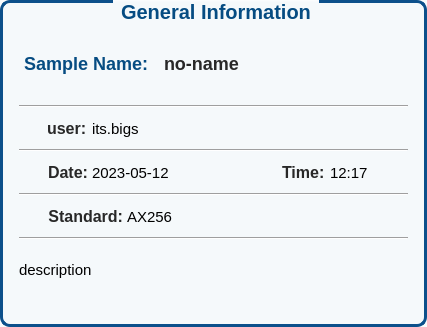
                <widget class="QGroupBox" name="groupBox_7">
                 <property name="styleSheet">
                  <string notr="true">QGroupBox
{
    font-size: 20px;
    font-weight: bold;
	border: 3px solid rgb(12, 80, 139);
	border-radius: 10px;
	padding: 20px 5px;
	background-color:rgba(12, 80, 139,5);
}

QGroupBox::title {
    subcontrol-origin: margin;
    subcontrol-position: top center; /* position at the top center */
    padding: 0 5px;
    color: rgb(6, 76, 130);

}

QLabel{
	font-size:15px;

}</string>
                 </property>
                 <property name="title">
                  <string>General Information</string>
                 </property>
                 <layout class="QVBoxLayout" name="verticalLayout_34">
                  <property name="leftMargin">
                   <number>11</number>
                  </property>
                  <property name="topMargin">
                   <number>25</number>
                  </property>
                  <property name="bottomMargin">
                   <number>25</number>
                  </property>
                  <item>
                   <layout class="QHBoxLayout" name="horizontalLayout_46">
                    <property name="leftMargin">
                     <number>0</number>
                    </property>
                    <property name="topMargin">
                     <number>0</number>
                    </property>
                    <item>
                     <widget class="QLabel" name="label_6">
                      <property name="styleSheet">
                       <string notr="true">font-size: 18px;
font-weight: bold;
color: rgb(6, 76, 130);
margin: 5px 0px;</string>
                      </property>
                      <property name="text">
                       <string>Sample Name:</string>
                      </property>
                      <property name="alignment">
                       <set>Qt::AlignRight|Qt::AlignTrailing|Qt::AlignVCenter</set>
                      </property>
                      <property name="title" stdset="0">
                       <bool>true</bool>
                      </property>
                     </widget>
                    </item>
                    <item>
                     <widget class="QLabel" name="sreportpage_name_lbl">
                      <property name="styleSheet">
                       <string notr="true">font-size: 18px;
font-weight: bold;
color: rgb(40, 40, 40);
margin: 5px 0px;</string>
                      </property>
                      <property name="text">
                       <string>no-name</string>
                      </property>
                     </widget>
                    </item>
                    <item>
                     <spacer name="horizontalSpacer_76">
                      <property name="orientation">
                       <enum>Qt::Horizontal</enum>
                      </property>
                      <property name="sizeHint" stdset="0">
                       <size>
                        <width>40</width>
                        <height>20</height>
                       </size>
                      </property>
                     </spacer>
                    </item>
                   </layout>
                  </item>
                  <item>
                   <spacer name="verticalSpacer_30">
                    <property name="orientation">
                     <enum>Qt::Vertical</enum>
                    </property>
                    <property name="sizeType">
                     <enum>QSizePolicy::Fixed</enum>
                    </property>
                    <property name="sizeHint" stdset="0">
                     <size>
                      <width>20</width>
                      <height>20</height>
                     </size>
                    </property>
                   </spacer>
                  </item>
                  <item>
                   <widget class="Line" name="line_5">
                    <property name="minimumSize">
                     <size>
                      <width>0</width>
                      <height>3</height>
                     </size>
                    </property>
                    <property name="orientation">
                     <enum>Qt::Horizontal</enum>
                    </property>
                   </widget>
                  </item>
                  <item>
                   <layout class="QHBoxLayout" name="horizontalLayout_48">
                    <property name="spacing">
                     <number>0</number>
                    </property>
                    <property name="topMargin">
                     <number>0</number>
                    </property>
                    <item>
                     <spacer name="horizontalSpacer_81">
                      <property name="orientation">
                       <enum>Qt::Horizontal</enum>
                      </property>
                      <property name="sizeType">
                       <enum>QSizePolicy::Maximum</enum>
                      </property>
                      <property name="sizeHint" stdset="0">
                       <size>
                        <width>15</width>
                        <height>20</height>
                       </size>
                      </property>
                     </spacer>
                    </item>
                    <item>
                     <widget class="QLabel" name="label_44">
                      <property name="styleSheet">
                       <string notr="true">max-width:30px;
max-height:30px;</string>
                      </property>
                      <property name="text">
                       <string/>
                      </property>
                      <property name="pixmap">
                       <pixmap resource="Assets/Assets.qrc">:/assets/icons/icons8-user-gray-50.png</pixmap>
                      </property>
                      <property name="scaledContents">
                       <bool>true</bool>
                      </property>
                     </widget>
                    </item>
                    <item>
                     <widget class="QLabel" name="label_67">
                      <property name="styleSheet">
                       <string notr="true">font-size: 16px;
font-weight: bold;
color: rgb(40, 40, 40);
margin: 5px 0px;</string>
                      </property>
                      <property name="text">
                       <string>user:</string>
                      </property>
                     </widget>
                    </item>
                    <item>
                     <widget class="QLabel" name="sreportpage_user_lbl">
                      <property name="text">
                       <string>its.bigs</string>
                      </property>
                     </widget>
                    </item>
                    <item>
                     <spacer name="horizontalSpacer_82">
                      <property name="orientation">
                       <enum>Qt::Horizontal</enum>
                      </property>
                      <property name="sizeHint" stdset="0">
                       <size>
                        <width>40</width>
                        <height>20</height>
                       </size>
                      </property>
                     </spacer>
                    </item>
                   </layout>
                  </item>
                  <item>
                   <widget class="Line" name="line_4">
                    <property name="minimumSize">
                     <size>
                      <width>0</width>
                      <height>3</height>
                     </size>
                    </property>
                    <property name="orientation">
                     <enum>Qt::Horizontal</enum>
                    </property>
                   </widget>
                  </item>
                  <item>
                   <layout class="QHBoxLayout" name="horizontalLayout_47">
                    <property name="spacing">
                     <number>0</number>
                    </property>
                    <property name="topMargin">
                     <number>0</number>
                    </property>
                    <item>
                     <spacer name="horizontalSpacer_80">
                      <property name="orientation">
                       <enum>Qt::Horizontal</enum>
                      </property>
                      <property name="sizeType">
                       <enum>QSizePolicy::Maximum</enum>
                      </property>
                      <property name="sizeHint" stdset="0">
                       <size>
                        <width>15</width>
                        <height>20</height>
                       </size>
                      </property>
                     </spacer>
                    </item>
                    <item>
                     <widget class="QLabel" name="label_2">
                      <property name="styleSheet">
                       <string notr="true">max-width:30px;
max-height:30px;</string>
                      </property>
                      <property name="text">
                       <string/>
                      </property>
                      <property name="pixmap">
                       <pixmap resource="Assets/Assets.qrc">:/assets/icons/icons8-date-50.png</pixmap>
                      </property>
                      <property name="scaledContents">
                       <bool>true</bool>
                      </property>
                     </widget>
                    </item>
                    <item>
                     <widget class="QLabel" name="label_41">
                      <property name="styleSheet">
                       <string notr="true">font-size: 16px;
font-weight: bold;
color: rgb(40, 40, 40);
margin: 5px 0px;</string>
                      </property>
                      <property name="text">
                       <string>Date:</string>
                      </property>
                      <property name="alignment">
                       <set>Qt::AlignRight|Qt::AlignTrailing|Qt::AlignVCenter</set>
                      </property>
                     </widget>
                    </item>
                    <item>
                     <widget class="QLabel" name="sreportpage_date_lbl">
                      <property name="text">
                       <string>2023-05-12</string>
                      </property>
                     </widget>
                    </item>
                    <item>
                     <spacer name="horizontalSpacer_43">
                      <property name="orientation">
                       <enum>Qt::Horizontal</enum>
                      </property>
                      <property name="sizeType">
                       <enum>QSizePolicy::Maximum</enum>
                      </property>
                      <property name="sizeHint" stdset="0">
                       <size>
                        <width>100</width>
                        <height>20</height>
                       </size>
                      </property>
                     </spacer>
                    </item>
                    <item>
                     <widget class="QLabel" name="label_40">
                      <property name="styleSheet">
                       <string notr="true">max-width:30px;
max-height:30px;</string>
                      </property>
                      <property name="text">
                       <string/>
                      </property>
                      <property name="pixmap">
                       <pixmap resource="Assets/Assets.qrc">:/assets/icons/icons8-clock-50.png</pixmap>
                      </property>
                      <property name="scaledContents">
                       <bool>true</bool>
                      </property>
                     </widget>
                    </item>
                    <item>
                     <widget class="QLabel" name="label_65">
                      <property name="styleSheet">
                       <string notr="true">font-size: 16px;
font-weight: bold;
color: rgb(40, 40, 40);
margin: 5px 0px;</string>
                      </property>
                      <property name="text">
                       <string>Time:</string>
                      </property>
                     </widget>
                    </item>
                    <item>
                     <widget class="QLabel" name="sreportpage_time_lbl">
                      <property name="text">
                       <string>12:17</string>
                      </property>
                     </widget>
                    </item>
                    <item>
                     <spacer name="horizontalSpacer_79">
                      <property name="orientation">
                       <enum>Qt::Horizontal</enum>
                      </property>
                      <property name="sizeHint" stdset="0">
                       <size>
                        <width>40</width>
                        <height>20</height>
                       </size>
                      </property>
                     </spacer>
                    </item>
                   </layout>
                  </item>
                  <item>
                   <widget class="Line" name="line_6">
                    <property name="minimumSize">
                     <size>
                      <width>0</width>
                      <height>3</height>
                     </size>
                    </property>
                    <property name="orientation">
                     <enum>Qt::Horizontal</enum>
                    </property>
                   </widget>
                  </item>
                  <item>
                   <layout class="QHBoxLayout" name="horizontalLayout_49">
                    <property name="spacing">
                     <number>0</number>
                    </property>
                    <property name="topMargin">
                     <number>0</number>
                    </property>
                    <item>
                     <spacer name="horizontalSpacer_83">
                      <property name="orientation">
                       <enum>Qt::Horizontal</enum>
                      </property>
                      <property name="sizeType">
                       <enum>QSizePolicy::Maximum</enum>
                      </property>
                      <property name="sizeHint" stdset="0">
                       <size>
                        <width>15</width>
                        <height>20</height>
                       </size>
                      </property>
                     </spacer>
                    </item>
                    <item>
                     <widget class="QLabel" name="label_42">
                      <property name="styleSheet">
                       <string notr="true">max-width:30px;
max-height:30px;</string>
                      </property>
                      <property name="text">
                       <string/>
                      </property>
                      <property name="pixmap">
                       <pixmap resource="Assets/Assets.qrc">:/assets/icons/icons8-bar-chart-gray-50.png</pixmap>
                      </property>
                      <property name="scaledContents">
                       <bool>true</bool>
                      </property>
                     </widget>
                    </item>
                    <item>
                     <widget class="QLabel" name="label_43">
                      <property name="styleSheet">
                       <string notr="true">font-size: 16px;
font-weight: bold;
color: rgb(40, 40, 40);
margin: 5px 0px;</string>
                      </property>
                      <property name="text">
                       <string>Standard:</string>
                      </property>
                      <property name="alignment">
                       <set>Qt::AlignRight|Qt::AlignTrailing|Qt::AlignVCenter</set>
                      </property>
                      <property name="title" stdset="0">
                       <bool>true</bool>
                      </property>
                     </widget>
                    </item>
                    <item>
                     <widget class="QLabel" name="sreportpage_standard_lbl">
                      <property name="text">
                       <string>AX256</string>
                      </property>
                     </widget>
                    </item>
                    <item>
                     <spacer name="horizontalSpacer_85">
                      <property name="orientation">
                       <enum>Qt::Horizontal</enum>
                      </property>
                      <property name="sizeHint" stdset="0">
                       <size>
                        <width>40</width>
                        <height>20</height>
                       </size>
                      </property>
                     </spacer>
                    </item>
                   </layout>
                  </item>
                  <item>
                   <widget class="Line" name="line_7">
                    <property name="minimumSize">
                     <size>
                      <width>0</width>
                      <height>3</height>
                     </size>
                    </property>
                    <property name="orientation">
                     <enum>Qt::Horizontal</enum>
                    </property>
                   </widget>
                  </item>
                  <item>
                   <spacer name="verticalSpacer_34">
                    <property name="orientation">
                     <enum>Qt::Vertical</enum>
                    </property>
                    <property name="sizeType">
                     <enum>QSizePolicy::Fixed</enum>
                    </property>
                    <property name="sizeHint" stdset="0">
                     <size>
                      <width>20</width>
                      <height>15</height>
                     </size>
                    </property>
                   </spacer>
                  </item>
                  <item>
                   <widget class="QLabel" name="sreportpage_description_lbl">
                    <property name="text">
                     <string>description</string>
                    </property>
                    <property name="wordWrap">
                     <bool>true</bool>
                    </property>
                   </widget>
                  </item>
                 </layout>
                </widget>
